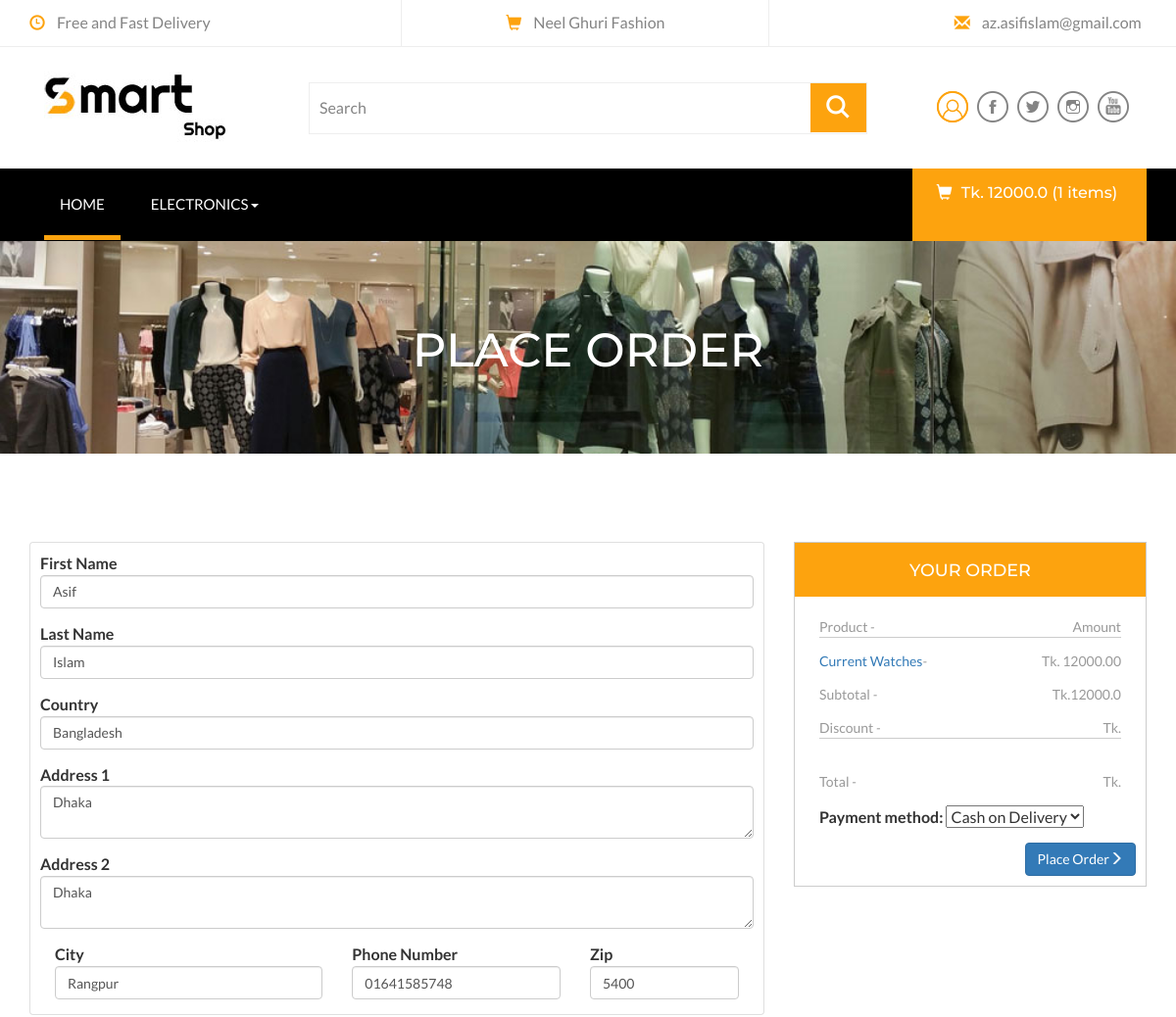
The app's page /payment/checkout/ (signed in, upper part), older data.
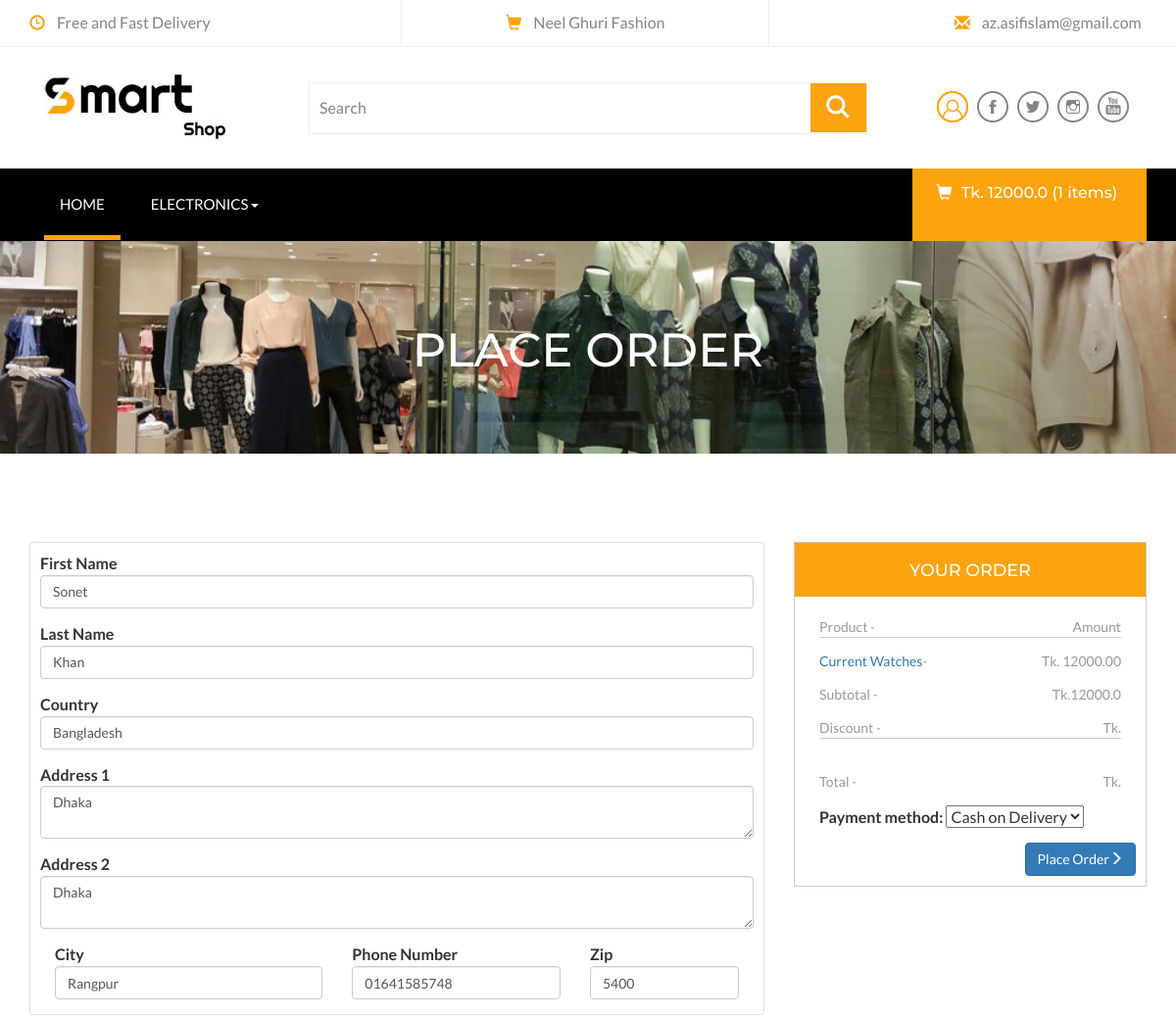
The same page, newer data.
### store/models.py (models this page shows, shortened)
class OurProjectInfo(models.Model):
    User=get_user_model();
    user=models.ForeignKey(User,on_delete=models.CASCADE)
    company_name = models.CharField(max_length=50,verbose_name="Company Name")
    company_address = models.CharField(max_length=250,verbose_name="Company address")
    about_company = models.CharField(max_length=250,verbose_name="About Company")
    email_adddress = models.CharField(max_length=50,verbose_name="Email adddress")
    contract_number = models.CharField(max_length=15,verbose_name="Contract Number")
    facebook = models.CharField(max_length=250,verbose_name="Facebook")
    twitter = models.CharField(max_length=250,verbose_name="Twitter")
    youtube = models.CharField(max_length=250,verbose_name="Youtube")
    linkedin = models.CharField(max_length=250,verbose_name="Linkedin")
    company_logo=models.ImageField(upload_to='logo')
    fabi_icon=models.ImageField(upload_to='fabi_icon')
    is_active=models.BooleanField(default=False)
    created=models.DateTimeField(auto_now_add=True)

class Category(models.Model):
    name=models.CharField(max_length=50,blank=False,null=False)
    image = models.ImageField(upload_to='category',blank=True,null=True)
    parent=models.ForeignKey("self",related_name="children", on_delete=models.CASCADE,max_length=50,blank=True,null=True)
    createddate=models.DateField(auto_now_add=True)
    class Meta:
        ordering=['-createddate']
        verbose_name_plural="Categories"

class Product(models.Model):
    name = models.CharField(max_length=250,blank=False,null=False)
    category=models.ForeignKey(Category, related_name="category", on_delete=models.CASCADE)
    preview_desc = models.CharField(max_length=255,verbose_name="Sort decription")
    description = models.TextField(max_length=1000,verbose_name="Decription")
    images=models.ImageField(upload_to='products', blank=False,null=False)
    price = models.FloatField()
    old_price=models.FloatField(default=0.00,blank=True,null=True)
    is_stock=models.BooleanField(default=True)
    slug=models.SlugField(unique=True)
    createdate=models.DateTimeField(auto_now_add=True)
    class Meta:
        ordering=['-createdate']

class VariationValue(models.Model):
    variation= models.CharField(max_length=50, choices=VARIATIONS_TYPE)
    name=models.CharField(max_length=50)
    product=models.ForeignKey(Product, on_delete=models.CASCADE)
    price=models.IntegerField()
    createdate=models.DateTimeField(auto_now_add=False)
    objects=VariationsManager()

### order/models.py (models this page shows, shortened)
class Order(models.Model):
    PAYMENT_METHOD=(
        ('Cash on Delivery','Cash on Delivery'),
        ('PayPal','PayPal'),
        ('SSLcommerz','SSLcommerz'),
    )
    user = models.ForeignKey(User, on_delete=models.CASCADE)
    orderitems= models.ManyToManyField(Cart)
    ordered=models.BooleanField(default=False)
    created=models.DateField(auto_now_add=True)
    paymentId=models.CharField(max_length=250,blank=True,null=True)
    orderId=models.CharField(max_length=250,blank=True,null=True)
    payment_method=models.CharField(max_length=30,choices=PAYMENT_METHOD,default='Cash on Delivery')
    def get_totals(self):
        total=0
        for order_item in self.orderitems.all():
            if order_item.variation_total():
                total+= float(order_item.variation_total())
            elif order_item.variationPriceOfSingleProduct():
                total+= float(order_item.variationPriceOfSingleProduct())
            else:
                total += float(order_item.get_total())
        return total

class Cart(models.Model):
    user = models.ForeignKey(User, related_name='cart', on_delete=models.CASCADE)
    item=models.ForeignKey(Product, on_delete=models.CASCADE)
    quantity=models.IntegerField(default=1)
    size=models.CharField(max_length=50,blank=True,null=True)
    color=models.CharField(max_length=100,blank=True,null=True)
    purchased=models.BooleanField(default= False)
    createdate=models.DateField(auto_now_add=True)
    updatedate=models.DateField(auto_now=True)
    def get_total(self):
        total=self.item.price*self.quantity
        float_total= format(total,'0.2f')
        return float_total
    def variationPriceOfSingleProduct(self):
        sizes=VariationValue.objects.filter(variation='size',product=self.item)
        colors=VariationValue.objects.filter(variation='color',product=self.item)
        for size in sizes:
            if colors.exists():
                color_price=0
                for color in colors:
                    if color.name==self.color:
                        color_price = color.price
                if size.name==self.size:
                    total=size.price + color_price
                    net_total=total
                    float_total=format(net_total,'0.2f')
                    return float_total
            else:
                if size.name==self.size:
                    total=size.price
                    float_total=format(total,'0.2f')
                    return float_total
    def variation_total(self):
        sizes=VariationValue.objects.filter(variation='size',product=self.item)
        colors=VariationValue.objects.filter(variation='color',product=self.item)
        for size in sizes:
            if colors.exists():
                color_qt_price=0
                for color in colors:
                    if color.name==self.color:
                        color_price=color.price
                        color_qt_price=color_price*self.quantity
                if size.name == self.size:
                    total = size.price*self.quantity
                    net_total = total+color_qt_price
                    float_total=format(net_total,'0.2f')
                    return float_total
            else:
                if size.name==self.size:
                    total= size.price*self.quantity
                    float_total = format(total,'0.2f')
                    return float_total

### payment/models.py (models this page shows, shortened)
class BillingAddress(models.Model):
    user=models.ForeignKey(User, on_delete=models.CASCADE)
    first_name=models.CharField(max_length=30,blank=True,null=True)
    last_name=models.CharField(max_length=20,blank=True,null=True)
    country=models.CharField(max_length=100,blank=True,null=True)
    address_one=models.CharField(max_length=200,blank=True,null=True)
    address_two=models.CharField(max_length=200,blank=True,null=True)
    city=models.CharField(max_length=100,blank=True,null=True)
    zipcode=models.CharField(max_length=15,blank=True,null=True)
    phone_number=models.CharField(max_length=16,blank=True,null=True)

### payment/views.py (the view, shortened to what this page needs)
# urls.py: path('checkout/', views.CheckoutTemplateView.as_view(), name='checkout'),
class CheckoutTemplateView(TemplateView):
    def get(self, request, *args, **kwargs):
        bl_address=BillingAddress.objects.get_or_create(user=request.user or None)
        bl_address=bl_address[0]
        form=BillingAddressForm(instance=bl_address)
        payment_method=PaymentForms()
        order_list=Order.objects.filter(user=request.user,ordered=False)
        order_items=order_list[0].orderitems.all()
        total_amount=order_list[0].get_totals()
        context={
            'billling_addresss':form,
            'order_items':order_items,
            'total_amount':total_amount,
            'payment_method':payment_method,
        }
        return render(request,'frontend/checkout.html', context)

### templates/frontend/checkout.html (shortened to what this page needs)
{% extends 'base.html' %}
{% block main_cotents %}
<div class="page-head">
	<div class="container">
		<h3 style="color:#fff">Place Order</h3>
	</div>
</div>
<div class="checkout">
	<div class="container">
        <form method="post" action="">
            <div class="row">
                <div class="col-lg-8">
                    <div class="card" style="margin-bottom:50px">
                        <div class="card-body">
                            <div style="padding:10px;">
                                <div class="form-group">
                                    <label for="exampleInputEmail1">First Name</label>
                                    <input type="text" class="form-control" value="{{billling_addresss.first_name.value}}" id="exampleInputEmail1" name="first_name" aria-describedby="emailHelp" placeholder="First Name" required>
                                </div>
                                <div class="form-group">
                                    <label for="exampleInputPassword1">Last Name</label>
                                    <input type="text" class="form-control" value="{{billling_addresss.last_name.value}}" name="last_name" id="exampleInputPassword1" placeholder="Last Name" required>
                                </div>
                                <div class="form-group">
                                    <label for="exampleInputEmail1">Country</label>
                                    <input type="text" class="form-control" value="{{billling_addresss.country.value}}" id="exampleInputEmail1" name="country" aria-describedby="emailHelp" placeholder="Country Name" required>
                                </div>
                                <div class="form-group">
                                    <label for="exampleInputPassword1">Address 1</label>
                                    <textarea type="text" name="address_one" class="form-control" id="exampleInputPassword1" placeholder="Address 1" required>{{billling_addresss.address_one.value}}</textarea>
                                </div>
                                <div class="form-group">
                                    <label for="exampleInputPassword1">Address 2</label>
                                    <textarea type="text" name="address_two" class="form-control" id="exampleInputPassword1" placeholder="Address 2" required>{{billling_addresss.address_two.value}}</textarea>
                                </div>
                                <div class="form-row">
                                    <div class="form-group col-md-5">
                                      <label for="inputCity">City</label>
                                      <input type="text" class="form-control" value="{{billling_addresss.city.value}}" name="city" id="inputCity" placeholder="City" required>
                                    </div>
                                    <div class="form-group col-md-4">
                                      <label for="inputState">Phone Number</label>
                                      <input type="text" class="form-control" value="{{billling_addresss.phone_number.value}}" name="phone_number" id="inputZip" placeholder="Phone Number" required>
                                    </div>
                                    <div class="form-group col-md-3">
                                      <label for="inputZip">Zip</label>
                                      <input type="text" class="form-control" value="{{billling_addresss.zipcode.value}}" name="zipcode" id="inputZip" placeholder="Zip" required>
                                    </div>
                                  </div>
                            </div>
                        </div>
                    </div>
                </div>
                <div class="col-lg-4">
                    <div class="checkout-left-basket animated wow slideInLeft" style="width:100%" data-wow-delay=".5s" >
                        <h4>Your Order</h4>
                        <ul>
                            <li style="border-bottom: 1px solid #ccc;">Product <i>-</i> <span>Amount</span></li>
                            {% for cart in order_items  %}
                                <li><a href="#">{{cart.item.name}}</a><i>-</i> <span>Tk.
                                    {% if cart.variation_total %}
                                    {{ cart.variation_total }}
                                    {% else %}
                                        {{cart.get_total}}
                                    {% endif %}</span>
                                </li>
                            {% endfor %}
                            <li>Subtotal <i>-</i> <span>Tk.{{total_amount}}</span></li>
                            <li style="border-bottom: 1px solid #ccc;">Discount <i>-</i> <span>
                                Tk.
                            </span></li>
                            <li>Total <i>-</i> <span>Tk.
                            </span></li>
                            {{payment_method.as_p}}
                        </ul>
                        <button type="submit" class="btn btn-primary pull-right" style="margin:10px;">Place Order<span class="glyphicon glyphicon-menu-right" aria-hidden="true"></span></button>
                    </div>
                </div>
            </div>
        </form
    </div>
</div>
{% endblock %}

### templates/base.html (shortened to what this page needs)
<!DOCTYPE html>
<html>
<head>
{% load category %}
{% load cart_product %}
{% load companyInfo %}
{% load static %}
<link href="{% static 'assets/css/bootstrap.css' %}" rel="stylesheet" type="text/css" media="all" />
<link rel="stylesheet" href="{% static 'assets/css/flexslider.css' %}" type="text/css" media="screen" />
<link href="{% static 'assets/css/style.css' %}" rel="stylesheet" type="text/css" media="all" />
<link href="{% static '/css/pignose.layerslider.css' %}" rel="stylesheet" type="text/css' %}" media="all" />
</head>
<body>
<div class="header">
	<div class="container">
		<ul>
			<li><span class="glyphicon glyphicon-time" aria-hidden="true"></span>Free and Fast Delivery</li>
			<li><span class="glyphicon glyphicon-shopping-cart" aria-hidden="true"></span>{{ request.user|companyName  }}</li>
			<li><span class="glyphicon glyphicon-envelope" aria-hidden="true"></span><a href="mailto:{{request.user|companyEmail}}">{{request.user|companyEmail}}</a></li>
		</ul>
	</div>
</div>
<div class="header-bot">
	<div class="container">
		<div class="col-md-3 header-left">
			<h1>
				<a href="{% url 'store:index' %}"><img src="{{ request.user|companyLogo  }}"></a>
			</h1>
		</div>
		<div class="col-md-6 header-middle">
			<form method="post" action="">
				<div class="search">
					<input type="search" name="item" value="Search" onfocus="this.value = '';" onblur="if (this.value == '') {this.value = 'Search';}" required="">
				</div>
				<div class="sear-sub">
					<input type="submit" value=" ">
				</div>
			</form>
		</div>
		<div class="col-md-3 header-right footer-bottom">
			<ul>
				<li><a href="#" class="use1" data-toggle="modal" data-target="#myModal4"><span>Login</span></a>
				</li>
				<li><a class="fb" href="{{ request.user|facebook  }}"></a></li>
				<li><a class="twi" href="{{ request.user|twitter  }}"></a></li>
				<li><a class="insta" href="{{ request.user|linkedin  }}"></a></li>
				<li><a class="you" href="{{ request.user|youtube  }}"></a></li>
			</ul>
		</div>
	</div>
</div>
<div class="ban-top">
	<div class="container">
		<div class="top_nav_left">
			<nav class="navbar navbar-default">
			  <div class="container-fluid">
				<div class="collapse navbar-collapse menu--shylock" id="bs-example-navbar-collapse-1">
				  <ul class="nav navbar-nav menu__list">
					<li class="active menu__item menu__item--current"><a class="menu__link" href="{% url 'store:index' %}">Home <span class="sr-only">(current)</span></a></li>
					{% for cat in request.user|category %}
						{% if not cat.children.all %}
					<li class=" menu__item"><a class="menu__link" href="electronics.html">{{cat.name}}</a></li>
					{% else %}
					<li class="dropdown menu__item">
						<a href="#" class="dropdown-toggle menu__link" data-toggle="dropdown" role="button" aria-haspopup="true" aria-expanded="false">{{cat.name}}<span class="caret"></span></a>
					</li>
					{% endif%}
					{% endfor %}
				  </ul>
				</div>
			  </div>
			</nav>
		</div>
		<div class="top_nav_right">
			<div class="cart box_1">
					<a href="{% url 'order:cart' %}">
						{% if request.user.is_authenticated %}
						<h3> <div class="total">
								<i class="glyphicon glyphicon-shopping-cart" aria-hidden="true"></i>
								Tk. {{ request.user|cart_total}} ({{ request.user|cart_count}} items)
							</div>
						</h3>
						<p><a href="javascript:;" class="simpleCart_empty">&nbsp;</a></p>
						{% endif %}
					</a>
			</div>
		</div>
		<div class="clearfix"></div>
	</div>
</div>
{% block main_cotents %} {% endblock main_cotents %}
</body>
</html>

Row changes from the older to the newer data that the page shows:
changed BillingAddress "Bangladesh": first_name "Asif" → "Sonet"; last_name "Islam" → "Khan"
